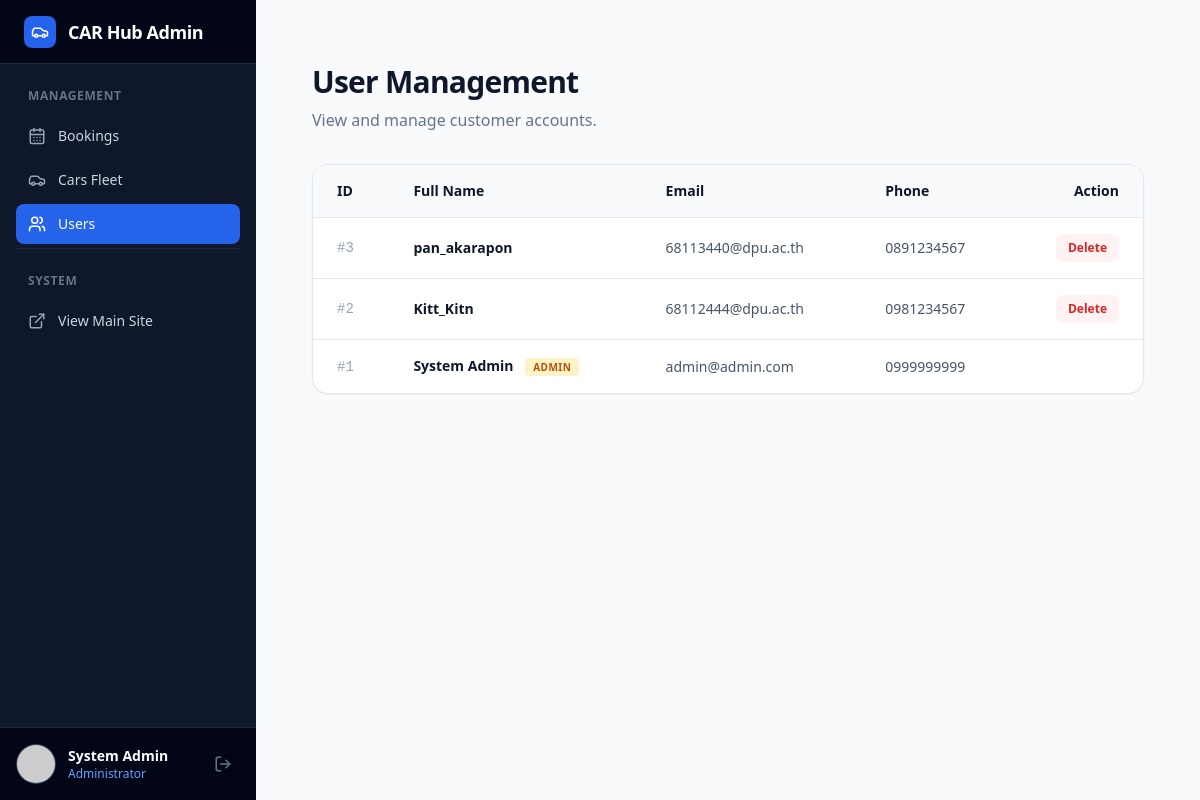
Page /admin/users (signed in) on the committed database.
### models.py (models this page shows)
class User(Base):
    __tablename__ = "users"
    id = Column(Integer, primary_key=True, index=True)
    fullname = Column(String(200), nullable=False)
    email = Column(String(100), unique=True, index=True)
    phone = Column(String(20), nullable=False)
    driver_license = Column(String(50), nullable=True)
    password = Column(String(255), nullable=False)
    bookings = relationship("Booking", back_populates="user")

### main.py (the view)
@app.get("/admin/users", response_class=HTMLResponse)
def admin_user_list(request: Request, db: Session = Depends(get_db)):
    user_session = request.session.get("user")
    if not user_session or not user_session.get("is_admin"):
        return RedirectResponse("/", status_code=303)
    users = db.query(models.User).order_by(models.User.id.desc()).all()
    return templates.TemplateResponse(
        request,
        "admin/users.html",
        {"request": request, "users": users}
    )

### templates/admin/users.html
{% extends "admin/master_admin.html" %}
{% block content %}
<div class="mx-auto max-w-7xl px-4 py-8 sm:px-6">
    <div class="mb-8 flex flex-col sm:flex-row sm:items-center sm:justify-between gap-4">
        <div>
            <h1 class="text-3xl font-bold tracking-tight text-slate-900">User Management</h1>
            <p class="mt-2 text-slate-500">View and manage customer accounts.</p>
        </div>
    </div>
    <div class="overflow-hidden rounded-2xl border border-slate-200 bg-white shadow-sm">
        <div class="overflow-x-auto">
            <table class="w-full text-left text-sm text-slate-600">
                <thead class="bg-slate-50 text-slate-900 border-b border-slate-200">
                    <tr>
                        <th scope="col" class="px-6 py-4 font-semibold">ID</th>
                        <th scope="col" class="px-6 py-4 font-semibold">Full Name</th>
                        <th scope="col" class="px-6 py-4 font-semibold">Email</th>
                        <th scope="col" class="px-6 py-4 font-semibold">Phone</th>
                        <th scope="col" class="px-6 py-4 font-semibold text-right">Action</th>
                    </tr>
                </thead>
                <tbody class="divide-y divide-slate-200">
                    {% for u in users %}
                    <tr class="hover:bg-slate-50 transition-colors">
                        <td class="px-6 py-4 font-mono text-slate-400">#{{ u.id }}</td>
                        <td class="px-6 py-4 font-bold text-slate-900">
                            {{ u.fullname }}
                            {% if u.email == 'admin@admin.com' %}
                            <span class="ml-2 rounded bg-amber-100 px-2 py-0.5 text-[10px] font-bold uppercase tracking-wider text-amber-700">Admin</span>
                            {% endif %}
                        </td>
                        <td class="px-6 py-4">{{ u.email }}</td>
                        <td class="px-6 py-4">{{ u.phone }}</td>
                        <td class="px-6 py-4 text-right">
                            {% if u.email != 'admin@admin.com' %}
                            <a href="/admin/users/delete/{{ u.id }}" onclick="return confirm('Are you sure you want to delete this user?')" class="inline-flex items-center justify-center rounded-lg bg-red-50 px-3 py-1.5 text-xs font-semibold text-red-600 transition hover:bg-red-100">
                                Delete
                            </a>
                            {% endif %}
                        </td>
                    </tr>
                    {% endfor %}
                </tbody>
            </table>
        </div>
    </div>
</div>
{% endblock %}

### templates/admin/master_admin.html (shortened to what this page needs)
<!doctype html>
<html lang="en">
  <head>
    <script src="https://cdn.tailwindcss.com"></script>
  </head>
  <body class="flex h-screen overflow-hidden bg-slate-50 text-slate-900 font-sans">
    <aside id="sidebar" class="fixed inset-y-0 left-0 z-50 flex w-64 -translate-x-full flex-col bg-slate-900 text-slate-300 transition-transform duration-300 ease-in-out lg:static lg:translate-x-0">
        <div class="flex h-16 shrink-0 items-center px-6 bg-slate-950 border-b border-slate-800">
            <a href="/admin/bookings" class="flex items-center gap-3 text-lg font-bold tracking-tight text-white">
                <span class="flex h-8 w-8 items-center justify-center rounded-lg bg-blue-600 text-white shadow-sm">
                </span>
                <span>CAR Hub Admin</span>
            </a>
        </div>
        <nav class="flex-1 overflow-y-auto px-4 py-6 space-y-1">
            <p class="px-3 text-xs font-bold uppercase tracking-wider text-slate-500 mb-3">Management</p>
            <a href="/admin/bookings" class="flex items-center gap-3 rounded-lg px-3 py-2.5 text-sm font-medium transition-colors hover:bg-slate-800 hover:text-white {{ 'bg-blue-600 text-white hover:bg-blue-600' if 'bookings' in request.url.path else '' }}">
                <svg xmlns="http://www.w3.org/2000/svg" width="18" height="18" viewBox="0 0 24 24" fill="none" stroke="currentColor" stroke-width="2" stroke-linecap="round" stroke-linejoin="round" class="{{ 'text-white' if 'bookings' in request.url.path else 'text-slate-400' }}"><rect width="18" height="18" x="3" y="4" rx="2" ry="2"/><line x1="16" x2="16" y1="2" y2="6"/><line x1="8" x2="8" y1="2" y2="6"/><line x1="3" x2="21" y1="10" y2="10"/><path d="M8 14h.01"/><path d="M12 14h.01"/><path d="M16 14h.01"/><path d="M8 18h.01"/><path d="M12 18h.01"/><path d="M16 18h.01"/></svg>
                Bookings
            </a>
            <a href="/admin/cars" class="flex items-center gap-3 rounded-lg px-3 py-2.5 text-sm font-medium transition-colors hover:bg-slate-800 hover:text-white {{ 'bg-blue-600 text-white hover:bg-blue-600' if 'cars' in request.url.path else '' }}">
                <svg xmlns="http://www.w3.org/2000/svg" width="18" height="18" viewBox="0 0 24 24" fill="none" stroke="currentColor" stroke-width="2" stroke-linecap="round" stroke-linejoin="round" class="{{ 'text-white' if 'cars' in request.url.path else 'text-slate-400' }}"><path d="M19 17h2c.6 0 1-.4 1-1v-3c0-.9-.7-1.7-1.5-1.9C18.7 10.6 16 10 16 10s-1.3-1.4-2.2-2.3c-.5-.4-1.1-.7-1.8-.7H5c-.6 0-1.1.4-1.4.9l-1.4 2.9A3.7 3.7 0 0 0 2 12v4c0 .6.4 1 1 1h2"/><circle cx="7" cy="17" r="2"/><path d="M9 17h6"/><circle cx="17" cy="17" r="2"/></svg>
                Cars Fleet
            </a>
            <a href="/admin/users" class="flex items-center gap-3 rounded-lg px-3 py-2.5 text-sm font-medium transition-colors hover:bg-slate-800 hover:text-white {{ 'bg-blue-600 text-white hover:bg-blue-600' if 'users' in request.url.path else '' }}">
                <svg xmlns="http://www.w3.org/2000/svg" width="18" height="18" viewBox="0 0 24 24" fill="none" stroke="currentColor" stroke-width="2" stroke-linecap="round" stroke-linejoin="round" class="{{ 'text-white' if 'users' in request.url.path else 'text-slate-400' }}"><path d="M16 21v-2a4 4 0 0 0-4-4H6a4 4 0 0 0-4 4v2"/><circle cx="9" cy="7" r="4"/><path d="M22 21v-2a4 4 0 0 0-3-3.87"/><path d="M16 3.13a4 4 0 0 1 0 7.75"/></svg>
                Users
            </a>
            <div class="pt-6 mt-6 border-t border-slate-800">
                <p class="px-3 text-xs font-bold uppercase tracking-wider text-slate-500 mb-3">System</p>
                <a href="/" target="_blank" class="flex items-center gap-3 rounded-lg px-3 py-2.5 text-sm font-medium transition-colors hover:bg-slate-800 hover:text-white">
                    View Main Site
                </a>
            </div>
        </nav>
        <div class="bg-slate-950 p-4 border-t border-slate-800">
            {% if request.session.get('user') %}
            <div class="flex items-center justify-between">
                <div class="flex items-center gap-3 overflow-hidden">
                    <img src="https://api.dicebear.com/9.x/avataaars/svg?seed={{ request.session.get('user')['name'] }}" alt="Admin Avatar" class="h-10 w-10 shrink-0 rounded-full bg-slate-800 border border-slate-700">
                    <div class="flex flex-col truncate">
                        <span class="text-sm font-bold text-white truncate">{{ request.session.get('user')['name'] }}</span>
                        <span class="text-xs text-blue-400 font-medium">Administrator</span>
                    </div>
                </div>
                <a href="/logout" class="p-2 text-slate-500 hover:text-red-400 hover:bg-slate-800 rounded-lg transition-colors" title="Logout">
                    <svg xmlns="http://www.w3.org/2000/svg" width="18" height="18" viewBox="0 0 24 24" fill="none" stroke="currentColor" stroke-width="2" stroke-linecap="round" stroke-linejoin="round"><path d="M9 21H5a2 2 0 0 1-2-2V5a2 2 0 0 1 2-2h4"/><polyline points="16 17 21 12 16 7"/><line x1="21" y1="12" x2="9" y2="12"/></svg>
                </a>
            </div>
            {% endif %}
        </div>
    </aside>
    <div class="flex flex-1 flex-col overflow-hidden">
        <main class="flex-1 overflow-y-auto bg-slate-50 p-4 sm:p-6 lg:p-8">
            {% block content %}{% endblock %}
        </main>
    </div>
  </body>
</html>

### rows in the picture
User: session "System Admin", id "1", fullname "System Admin", shows "ADMIN", email "admin@admin.com", phone "0999999999"
User: id "3", fullname "pan_akarapon", email "68113440@dpu.ac.th", phone "0891234567"
User: id "2", fullname "Kitt_Kitn", email "68112444@dpu.ac.th", phone "0981234567"
